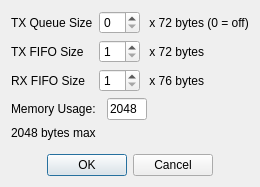
<?xml version="1.0" encoding="UTF-8"?>
<ui version="4.0">
 <class>ConfigureFIFOsDialog</class>
 <widget class="QDialog" name="ConfigureFIFOsDialog">
  <property name="geometry">
   <rect>
    <x>0</x>
    <y>0</y>
    <width>244</width>
    <height>187</height>
   </rect>
  </property>
  <property name="windowTitle">
   <string>FIFO Sizes</string>
  </property>
  <layout class="QVBoxLayout" name="verticalLayout_2">
   <property name="sizeConstraint">
    <enum>QLayout::SetDefaultConstraint</enum>
   </property>
   <item>
    <layout class="QVBoxLayout" name="verticalLayout">
     <item>
      <layout class="QGridLayout" name="gridLayout">
       <item row="2" column="2">
        <widget class="QLabel" name="label_7">
         <property name="text">
          <string> x 76 bytes</string>
         </property>
        </widget>
       </item>
       <item row="1" column="2">
        <widget class="QLabel" name="label_5">
         <property name="text">
          <string> x 72 bytes</string>
         </property>
        </widget>
       </item>
       <item row="0" column="2">
        <widget class="QLabel" name="label_8">
         <property name="text">
          <string> x 72 bytes (0 = off)</string>
         </property>
        </widget>
       </item>
       <item row="0" column="0">
        <widget class="QLabel" name="label">
         <property name="text">
          <string>TX Queue Size</string>
         </property>
        </widget>
       </item>
       <item row="0" column="1">
        <widget class="QSpinBox" name="txQSpin"/>
       </item>
       <item row="2" column="1">
        <widget class="QSpinBox" name="rxFIFOSpin">
         <property name="minimum">
          <number>1</number>
         </property>
        </widget>
       </item>
       <item row="1" column="0">
        <widget class="QLabel" name="label_2">
         <property name="text">
          <string>TX FIFO Size</string>
         </property>
        </widget>
       </item>
       <item row="2" column="0">
        <widget class="QLabel" name="label_3">
         <property name="text">
          <string>RX FIFO Size</string>
         </property>
        </widget>
       </item>
       <item row="1" column="1">
        <widget class="QSpinBox" name="txFIFOSpin">
         <property name="minimum">
          <number>1</number>
         </property>
        </widget>
       </item>
      </layout>
     </item>
     <item>
      <layout class="QFormLayout" name="formLayout">
       <item row="0" column="0">
        <widget class="QLabel" name="label_4">
         <property name="sizePolicy">
          <sizepolicy hsizetype="Fixed" vsizetype="Preferred">
           <horstretch>3</horstretch>
           <verstretch>0</verstretch>
          </sizepolicy>
         </property>
         <property name="minimumSize">
          <size>
           <width>90</width>
           <height>0</height>
          </size>
         </property>
         <property name="maximumSize">
          <size>
           <width>90</width>
           <height>16777215</height>
          </size>
         </property>
         <property name="text">
          <string>Memory Usage:</string>
         </property>
        </widget>
       </item>
       <item row="0" column="1">
        <widget class="QLineEdit" name="memoryUsed">
         <property name="sizePolicy">
          <sizepolicy hsizetype="Fixed" vsizetype="Fixed">
           <horstretch>1</horstretch>
           <verstretch>0</verstretch>
          </sizepolicy>
         </property>
         <property name="minimumSize">
          <size>
           <width>40</width>
           <height>0</height>
          </size>
         </property>
         <property name="maximumSize">
          <size>
           <width>40</width>
           <height>16777215</height>
          </size>
         </property>
         <property name="text">
          <string>2048</string>
         </property>
         <property name="readOnly">
          <bool>true</bool>
         </property>
        </widget>
       </item>
       <item row="1" column="0">
        <widget class="QLabel" name="label_6">
         <property name="text">
          <string>2048 bytes max</string>
         </property>
        </widget>
       </item>
      </layout>
     </item>
     <item>
      <widget class="QDialogButtonBox" name="buttonBox">
       <property name="orientation">
        <enum>Qt::Horizontal</enum>
       </property>
       <property name="standardButtons">
        <set>QDialogButtonBox::Cancel|QDialogButtonBox::Ok</set>
       </property>
       <property name="centerButtons">
        <bool>true</bool>
       </property>
      </widget>
     </item>
    </layout>
   </item>
  </layout>
 </widget>
 <resources/>
 <connections>
  <connection>
   <sender>buttonBox</sender>
   <signal>accepted()</signal>
   <receiver>ConfigureFIFOsDialog</receiver>
   <slot>accept()</slot>
   <hints>
    <hint type="sourcelabel">
     <x>248</x>
     <y>254</y>
    </hint>
    <hint type="destinationlabel">
     <x>157</x>
     <y>274</y>
    </hint>
   </hints>
  </connection>
  <connection>
   <sender>buttonBox</sender>
   <signal>rejected()</signal>
   <receiver>ConfigureFIFOsDialog</receiver>
   <slot>reject()</slot>
   <hints>
    <hint type="sourcelabel">
     <x>316</x>
     <y>260</y>
    </hint>
    <hint type="destinationlabel">
     <x>286</x>
     <y>274</y>
    </hint>
   </hints>
  </connection>
 </connections>
</ui>
